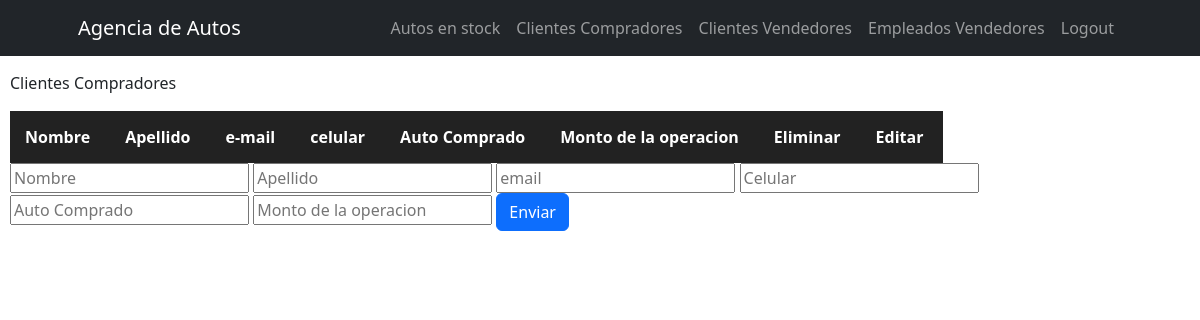
Before: /setClientesCompradores/ (signed in) with the older database file.
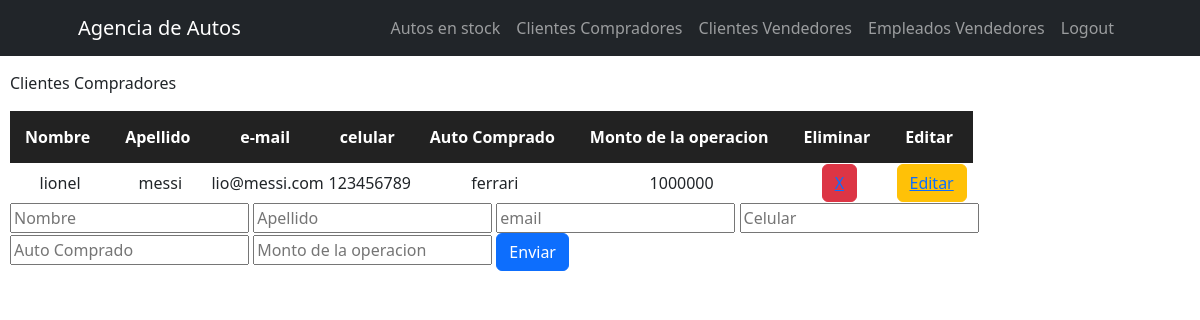
After: the same page with the newer database file.
### AgenciApp/models.py (models this page shows, shortened)
class clientesCompradores(models.Model):
    nombre = models.CharField(max_length=40)
    apellido = models.CharField(max_length=40)
    email = models.EmailField()
    celular = models.IntegerField()
    autoComprado = models.CharField(max_length=40)
    montoOperacionComp = models.IntegerField()

### AgenciApp/views.py (the view)
# urls.py: path('setClientesCompradores/', setClientesCompradores, name='setClientesCompradores'),
@login_required
def setClientesCompradores(request):
    Clientes = clientesCompradores.objects.all()
    if request.method == 'POST':
        cliente = clientesCompradores(nombre=request.POST["nombre"],apellido=request.POST["apellido"],email=request.POST["email"],celular=request.POST["celular"], autoComprado=request.POST["autoComprado"], montoOperacionComp=request.POST["montoOperacionComp"])
        cliente.save()
        miFormulario = clientesFormulario()
        return render(request, "AgenciApp/setClientesCompradores.html", {"miFormulario":miFormulario, "Clientes":Clientes})
    else:
        miFormulario = clientesFormulario()
    return render(request, "AgenciApp/setClientesCompradores.html", {"miFormulario":miFormulario, "Clientes":Clientes})

### AgenciApp/forms.py
class clientesFormulario(forms.Form):
    nombre = forms.CharField()
    apellido = forms.CharField()
    email = forms.EmailField()
    celular = forms.IntegerField()
    autoComprado = forms.CharField(label='Auto Comprado')
    montoOperacionComp = forms.IntegerField(label='Monto Compra')

### AgenciApp/templates/AgenciApp/setClientesCompradores.html (shortened to what this page needs)
<div>
    {% extends "AgenciApp/clientesCompradores.html" %}
    {% load static %}
    {% block setClientesCompradores %}
    <form action="" method="post"> {% csrf_token %}
        <input placeholder="Nombre" type = "text" name="nombre" required>
        <input placeholder="Apellido" type = "text" name="apellido" required>
        <input placeholder="email" type = "email" name="email" required>
        <input placeholder="Celular" type = "number" name="celular" required>
        <input placeholder="Auto Comprado" type = "text" name="autoComprado" required>
        <input placeholder="Monto de la operacion" type = "number" name="montoOperacionComp" required>
        <input class="btn btn-primary" type="submit" value="Enviar">
    </form>
    {% endblock %}

### AgenciApp/templates/AgenciApp/clientesCompradores.html (shortened to what this page needs)
<div>
    {% extends "AgenciApp/inicio.html" %}
    {% load static %}
        {% block contenidoQueCambia %}
        <p>Clientes Compradores</p>
        <table class="tablaClientesCompradores">
            <tr class="tituloTablaClientesCompradores">
                <th>Nombre</th>
                <th>Apellido</th>
                <th>e-mail</th>
                <th>celular</th>
                <th>Auto Comprado</th>
                <th>Monto de la operacion</th>
                <th>Eliminar</th>
                <th>Editar</th>
            </tr>
                {% for Cliente in Clientes %}
                    <tr>
                        <td>{{Cliente.nombre}}</td>
                        <td>{{Cliente.apellido}}</td>
                        <td>{{Cliente.email}}</td>
                        <td>{{Cliente.celular}}</td>
                        <td>{{Cliente.autoComprado}}</td>
                        <td>{{Cliente.montoOperacionComp}}</td>
                        <td><button class="btn btn-danger btnEliminar"><a href="{% url 'eliminarClienteComprador' Cliente.email %}">X</a></button></td>
                        <td><button class="btn btn-warning btnEditar"><a href="{% url 'editarClienteComprador' Cliente.email %}">Editar</a></button></td>
                {% endfor %}
        </table>
        <div class="formSetClientesCompradores">
            {% block setClientesCompradores %}
            {% endblock %}
        </div>
        {% endblock %}

Changed rows visible on the page:
added clientesCompradores: nombre "lionel", apellido "messi", email "lio@messi.com", celular "123456789", autoComprado "ferrari", montoOperacionComp "1000000"
